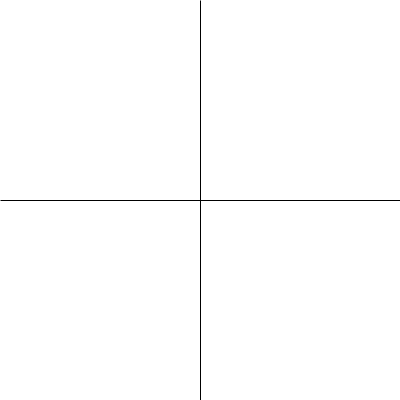
Frame 1 (no input)
Frame 60 (the mouse pressed at the canvas centre just before this capture): identical to frame 1, image omitted
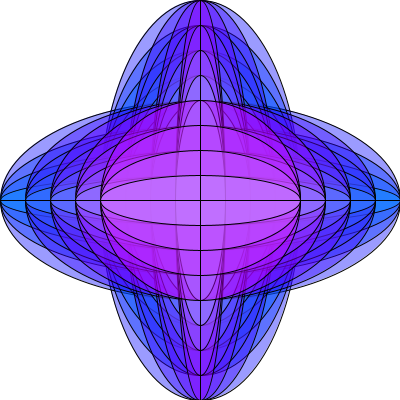
Frame 120 (the mouse held since frame 60 and released just before this capture)

The Processing sketch that drew these frames (run headless with seeded random() and noise(); from frame 60 on, the mouse is pressed at the canvas centre):

// Processing sketch: processing_64519
// ── processing_64519.pde


void setup()
{
size(400, 400);
background(255);
stroke(0);
strokeWeight(1);
}

void draw()
{
background(255);
  
for(int x = 0; x < mouseX+50; x+=50)
{
 for(int y = 0; y < mouseY+50; y+=50)
    {
     fill(x, y, 255, 100);
     ellipse(width/2, height/2, mouseX-x, height-y);
     ellipse(width/2, height/2, width-x, mouseY-y);
     //ellipse(width/2, height/2, mouseX-x, height-mouseX); 
     //ellipse(width/2, height/2, width-mouseY, mouseY-y);
   
    }; 

};
/*
for(int a = 50; a < width; a+=50)
{
     ellipse(width/2, height/2, mouseX-a, a);
    ellipse(width/2, height/2, a, mouseY-a);
};
*/
}
